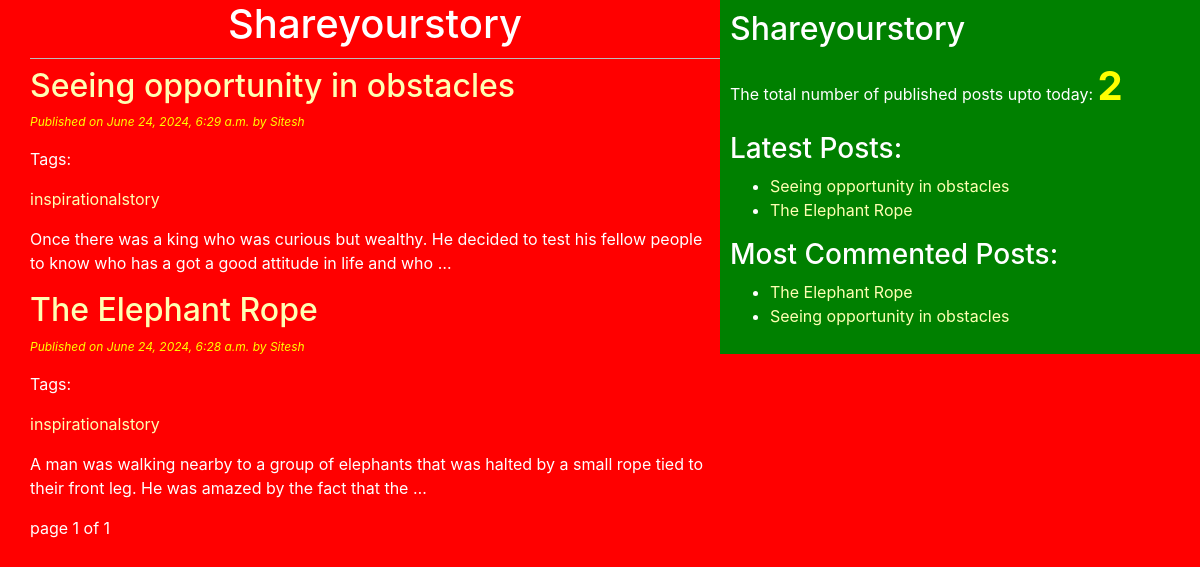
The page / on the database its author committed.
### blog/models.py (models this page shows, shortened)
class Post(models.Model):
  STATUS_CHOICES=(('draft','Draft'),('published','Published'))
  title=models.CharField(max_length=264)
  slug=models.SlugField(max_length=264,unique_for_date='publish')
  author=models.ForeignKey(User,related_name='blog_posts',on_delete=models.CASCADE)
  body = models.TextField()
  publish = models.DateTimeField(default=timezone.now)
  created = models.DateTimeField(auto_now_add=True)  # datetime of create() action
  updated=models.DateTimeField(auto_now=True)#datetme of save() action
  status=models.CharField(max_length=10,choices=STATUS_CHOICES,default='draft')
  objects=CustomManager()
  tags=TaggableManager()
  class Meta:
    ordering = ('-publish',)
  def get_absolute_url(self):
      return reverse('post_detail',args=[self.publish.year,
      self.publish.strftime('%m'),self.publish.strftime('%d'),self.slug])

### blog/views.py (the view)
# urls.py: path('', views.post_list_view),
def post_list_view(request,tag_slug=None):
    post_list=Post.objects.all()
    tag=None
    if tag_slug:
        tag=get_object_or_404(Tag,slug=tag_slug)
        post_list = post_list.filter(tags__in=[tag])
    paginator = Paginator(post_list,4)
    page_number = request.GET.get('page')
    try:
        post_list = paginator.page(page_number)
    except PageNotAnInteger:
        post_list = paginator.page(1)
    except EmptyPage:
         post_list = paginator.page(paginator.num_pages)
    return render(request,'blog/post_list.html', {'post_list': post_list, 'tag':tag})

### blog/models.py (called while the page is built)
  def get_queryset(self):
   return super().get_queryset().filter(status='published')

### blog/templatetags/blog_tags.py (called while the page is built)
@register.simple_tag(name='my_tag')
def total_posts():
    return Post.objects.count()

@register.inclusion_tag('blog/latest_posts123.html')
def show_latest_posts(count=3):
    latest_posts = Post.objects.order_by('-publish')[:count]
    return {'latest_posts': latest_posts}

@register.simple_tag
def get_most_commented_posts(count=5):
    return Post.objects.annotate(total_comments=Count('comments')).order_by('-total_comments')[:count]

### templates/blog/post_list.html (shortened to what this page needs)
<!DOCTYPE html>
{%extends 'blog/base.html'%}
  {%block content%}
     <h1>Shareyourstory</h1>
     {%for post in post_list %}
       <a href="{{post.get_absolute_url}}"><h2>{{post.title}}</h2></a>
       <p id='date'>Published on {{post.publish}} by {{post.author|title}}</p>
       <p>Tags:
         {%for tag in post.tags.all %}
          <div class="">
            <a href="{%url 'post_list_by_tag_name' tag.slug %}">{{tag.name}}</a>
          </div>
         {%endfor%}
       </p>
       {{post.body|truncatewords:30|linebreaks}}
      {%endfor%}
      {% include 'blog/pagination.html' with page=post_list%}
 {%endblock%}

### templates/blog/base.html (shortened to what this page needs)
<!DOCTYPE html>
{%load blog_tags %}
{%load static%}
<html lang="en" dir="Itr">
  <head>
    <link rel="stylesheet"
    href="https://cdn.jsdelivr.net/npm/bootstrap@4.1.3/dist/css/bootstrap.min.css"
>
    <link rel="stylesheet" href="{%static "css/blog1.css" %}">
  </head>
  <body>
    <div class="content">
      {%block content%}Shareyourstory{%endblock%}
    </div>
    <div class="sidebar">
         <h2>Shareyourstory</h2>
         <p>The total number of published posts upto today: <span id='pcount'>{%my_tag%}</span></p>
         <h3>Latest Posts:</h3>{% show_latest_posts 100 %}
         <h3>Most Commented Posts:</h3>
         {% get_most_commented_posts as most_commented_posts%}
         <ul>
             {% for post in most_commented_posts %}
             <li><a href="{{post.get_absolute_url}}" id='la'>{{post.title}}</a></li>
             {% endfor %}
         </ul>
    </div>
  </body>
</html>

### templates/blog/pagination.html (shortened to what this page needs)
<div class="paginator">
    <span class='current'>
        page {{page.number}} of {{page.paginator.num_pages}}
    </span>
</div>

### templates/blog/latest_posts123.html
<ul>
    {% for post in latest_posts %}
    <li><a href="{{post.get_absolute_url}}">{{post.title}}</a></li>
    {% endfor %}
</ul>

### static/css/blog1.css (style rules this page uses)
.content { width: 60%; float:left; padding:0 0 0 30px; background: red; height:100%; }
.sidebar { width:40%; float:right; padding:10px; background: green; height: 100%; }
h1 { text-align: center; border-bottom: 1px solid #bbb; padding: 0 0 10px 0; }
#date { color:yellow; font-size:12px; font-style: italic; }
body { background: red; color:white; }
a { color:#ffffb3; }
#pcount { font-size: 40px; color: yellow; font-weight: bold; }

### rows shown on the page
Post: title "Seeing opportunity in obstacles", publish "June 24, 2024, 6:29 a.m.", author "Sitesh", body "Once there was a king who was curious but wealthy. He decided to test his fellow people to know who has a got a good attitude in life and who …"
Tag: name "inspirationalstory"
Post: title "The Elephant Rope", publish "June 24, 2024, 6:28 a.m.", author "Sitesh", body "A man was walking nearby to a group of elephants that was halted by a small rope tied to their front leg. He was amazed by the fact that the …"

### other values the page prints
{{ page.number }} "1"
{{ page.paginator.num_pages }} "1"
